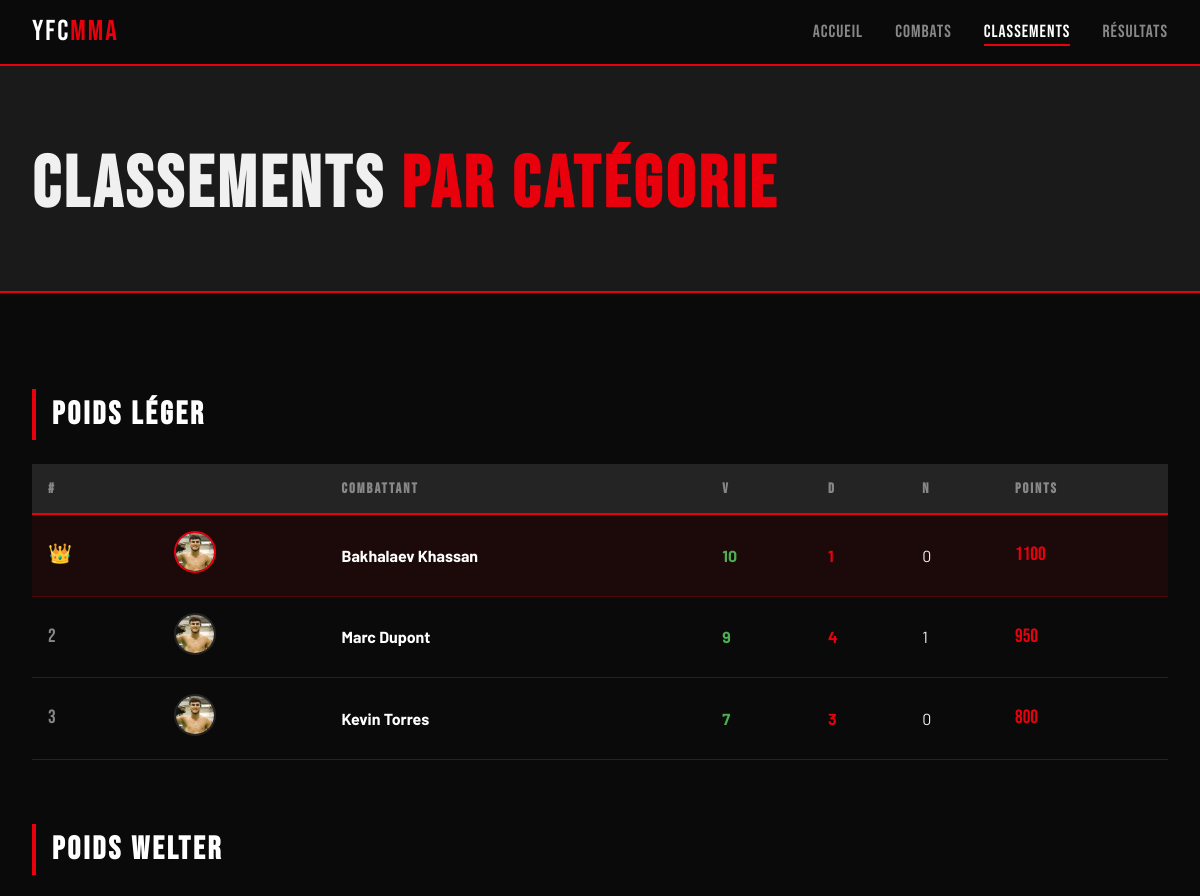
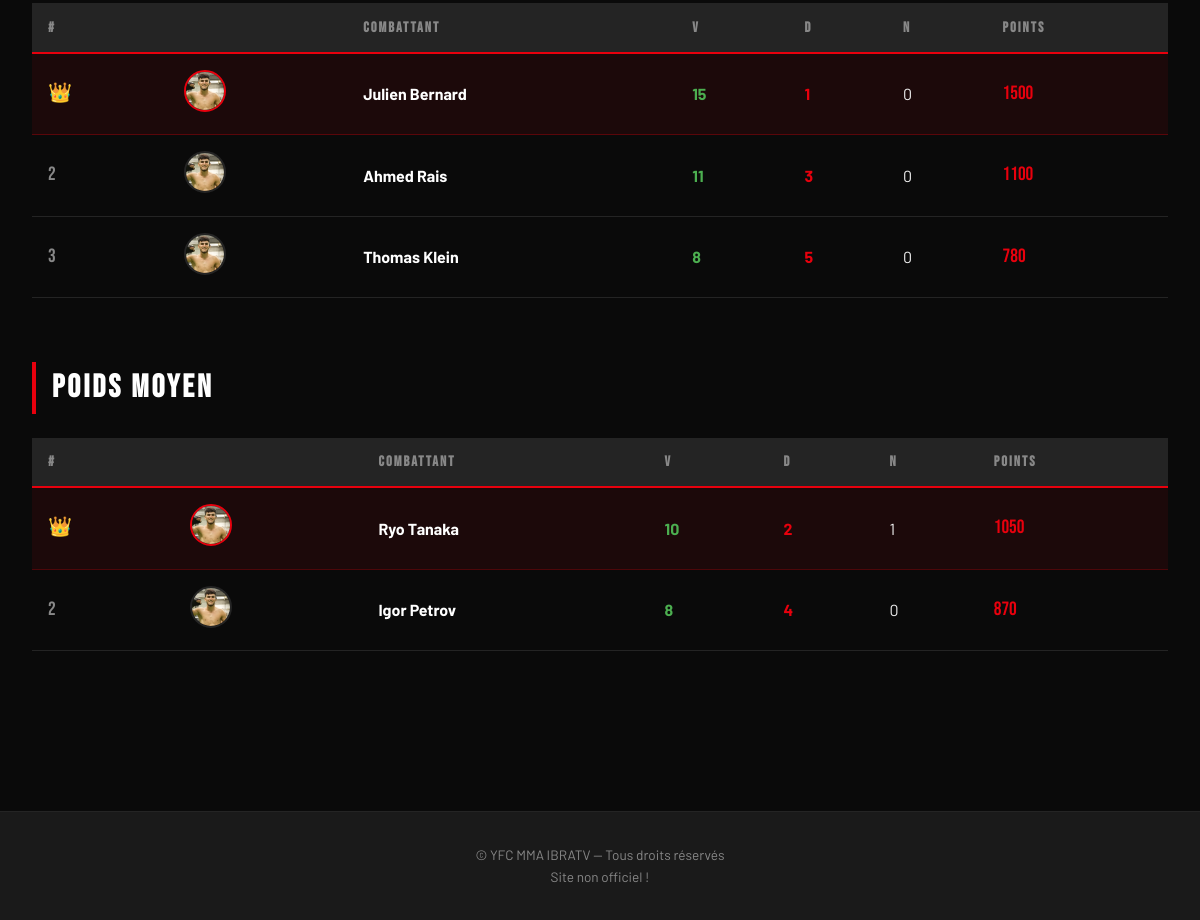
/classements, run on the app's committed database (2 pictures, top to bottom).
### tables this page shows
CREATE TABLE fighters (
        id INTEGER PRIMARY KEY AUTOINCREMENT,
        nom TEXT NOT NULL,
        categorie TEXT NOT NULL,
        victoires INTEGER DEFAULT 0,
        defaites INTEGER DEFAULT 0,
        nuls INTEGER DEFAULT 0,
        points INTEGER DEFAULT 0,
        img TEXT
    );

### app.py (the view)
@app.route("/classements")
def classements():
    conn = get_db()
    categories = ["Poids Léger", "Poids Welter", "Poids Moyen", "Poids Lourd"]
    data = {}
    for cat in categories:
        data[cat] = conn.execute(
            "SELECT * FROM fighters WHERE categorie=? ORDER BY points DESC", (cat,)
        ).fetchall()
    conn.close()
    return render_template("classements.html", data=data)

### app.py (called while the page is built)
def get_db():
    conn = sqlite3.connect(DB)
    conn.row_factory = sqlite3.Row
    return conn

### templates/classements.html (shortened to what this page needs)
{% extends "base.html" %}
{% block content %}
<section class="page-header">
    <div class="container">
        <h1>CLASSEMENTS <span>PAR CATÉGORIE</span></h1>
    </div>
</section>
<section class="section">
    <div class="container">
        {% for categorie, fighters in data.items() %}
        {% if fighters %}
        <div class="ranking-block">
            <h2 class="ranking-title">{{ categorie }}</h2>
            <table class="ranking-table">
                <thead>
                    <tr><th>#</th><th></th><th>Combattant</th><th>V</th><th>D</th><th>N</th><th>Points</th></tr>
                </thead>
                <tbody>
                    {% for f in fighters %}
                    <tr class="{{ 'champion' if loop.index == 1 }}">
                        <td class="rank">{{ '👑' if loop.index == 1 else loop.index }}</td>
                        <td>
                            <a href="/fighter/{{ f.id }}">
                                <img src="/static/img/{{ f.img }}"
                                     onerror="this.src='/static/img/default.jpg'"
                                     alt="{{ f.nom }}"
                                     style="width:42px;height:42px;object-fit:cover;border-radius:50%;border:2px solid {{ 'var(--red)' if loop.index == 1 else 'var(--dark3)' }};">
                            </a>
                        </td>
                        <td class="fighter-name-cell">
                            <a href="/fighter/{{ f.id }}" style="color:inherit;">{{ f.nom }}</a>
                        </td>
                        <td class="win">{{ f.victoires }}</td>
                        <td class="loss">{{ f.defaites }}</td>
                        <td>{{ f.nuls }}</td>
                        <td class="pts">{{ f.points }}</td>
                    </tr>
                    {% endfor %}
                </tbody>
            </table>
        </div>
        {% endif %}
        {% endfor %}
    </div>
</section>
{% endblock %}

### static/style.css (style rules this page uses)
:root { --red: #e8000d; --red-dark: #a00008; --black: #0a0a0a; --dark: #111111; --dark2: #1a1a1a; --dark3: #242424; --grey: #888; --light: #f0f0f0; --white: #ffffff; --font-display: 'Bebas Neue', sans-serif; --font-body: 'Barlow', sans-serif; }
*, *::before, *::after { box-sizing: border-box; margin: 0; padding: 0; }
html { scroll-behavior: smooth; }
body { background: var(--black); color: var(--light); font-family: var(--font-body); font-size: 16px; line-height: 1.6; }
a { text-decoration: none; color: inherit; }
.section { padding: 6rem 0; }
.container { max-width: 1200px; margin: 0 auto; padding: 0 2rem; }
.page-header { padding: 8rem 0 3rem; background: var(--dark2); border-bottom: 2px solid var(--red); }
.page-header h1 { font-family: var(--font-display); font-size: clamp(2.5rem, 6vw, 5rem); letter-spacing: 4px; }
.page-header h1 span { color: var(--red); }
.ranking-block { margin-bottom: 4rem; }
.ranking-title { font-family: var(--font-display); font-size: 2rem; letter-spacing: 3px; color: var(--white); border-left: 4px solid var(--red); padding-left: 1rem; margin-bottom: 1.5rem; }
.ranking-table { width: 100%; border-collapse: collapse; font-size: 1rem; }
.ranking-table thead tr { background: var(--dark3); border-bottom: 2px solid var(--red); }
.ranking-table th { padding: 0.8rem 1rem; text-align: left; font-family: var(--font-display); letter-spacing: 2px; font-size: 0.9rem; color: var(--grey); }
.ranking-table tbody tr { border-bottom: 1px solid var(--dark3); transition: background 0.15s; }
.ranking-table tbody tr.champion { background: rgba(232,0,13,0.08); border-bottom: 1px solid rgba(232,0,13,0.3); }
.ranking-table td { padding: 1rem 1rem; }
.rank { font-family: var(--font-display); font-size: 1.2rem; color: var(--grey); }
.fighter-name-cell { font-weight: 700; color: var(--white); }
.win { color: #4caf50; font-weight: 700; }
.loss { color: var(--red); font-weight: 700; }
.pts { font-family: var(--font-display); font-size: 1.2rem; color: var(--red); }
body::before { content: ""; position: fixed; inset: 0; pointer-events: none; z-index: 999; background: repeating-linear-gradient( to bottom, rgba(255,255,255,0.02), rgba(255,255,255,0.02) 1px, transparent 2px, transparent 4px ); mix-blend-mode: overlay; opacity: 0.15; }

### data on the page
fighters: index "👑", img (placeholder picture), nom "Bakhalaev Khassan", victoires "10", defaites "1", nuls "0", points "1100"
fighters: id "2", img (placeholder picture), nom "Marc Dupont", victoires "9", defaites "4", nuls "1", points "950"
fighters: index "3", img (placeholder picture), nom "Kevin Torres", victoires "7", defaites "3", nuls "0", points "800"
fighters: index "👑", img (placeholder picture), nom "Julien Bernard", victoires "15", defaites "1", nuls "0", points "1500"
fighters: index "2", img (placeholder picture), nom "Ahmed Rais", victoires "11", defaites "3", nuls "0", points "1100"
fighters: index "3", img (placeholder picture), nom "Thomas Klein", victoires "8", defaites "5", nuls "0", points "780"
fighters: index "👑", img (placeholder picture), nom "Ryo Tanaka", victoires "10", defaites "2", nuls "1", points "1050"
fighters: index "2", img (placeholder picture), nom "Igor Petrov", victoires "8", defaites "4", nuls "0", points "870"

### other printed values
{{ categorie }} "Poids Léger" "Poids Welter" "Poids Moyen"
